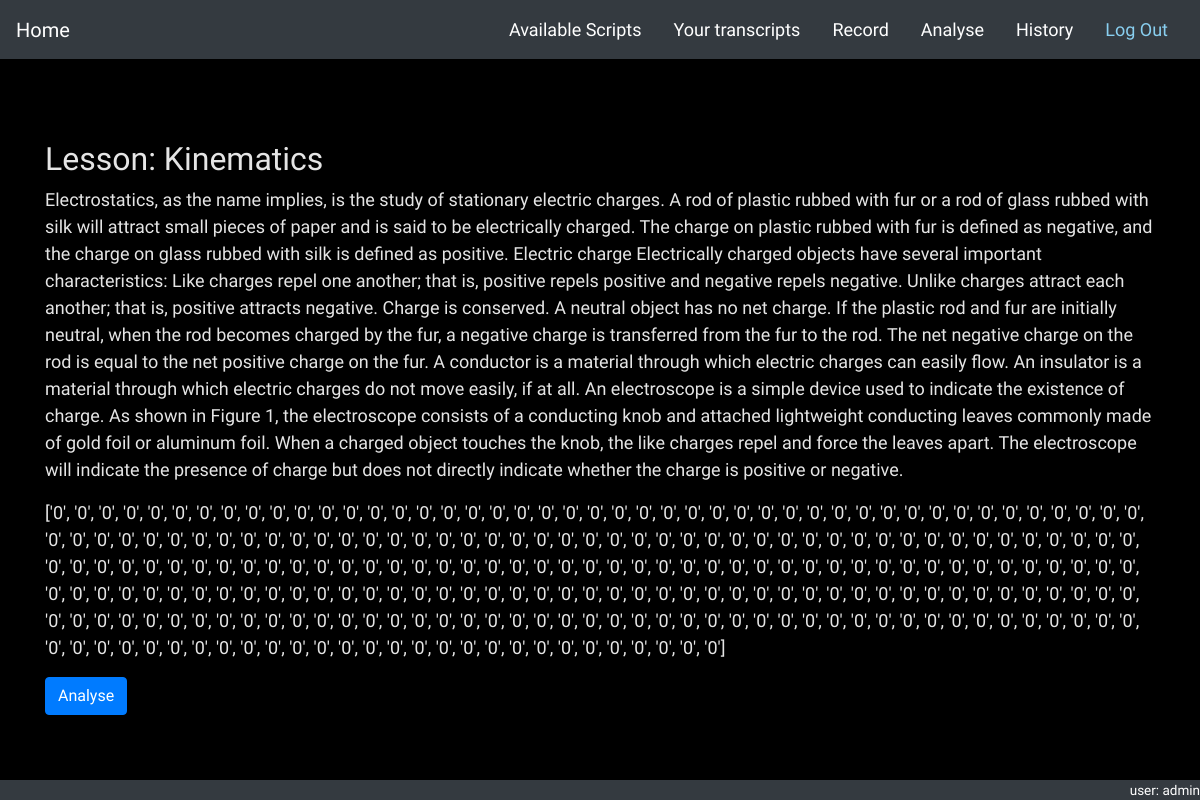
The app's page /lessons/script/6 (signed in) with its own data.
### lessons/models.py (models this page shows, shortened)
class Script(models.Model):
    topic = models.ForeignKey(Topic, on_delete=models.CASCADE, null=True)   # todo onetoonefield
    text = models.TextField()
    _flags = models.TextField(blank=True)
    def __str__(self):
        return self.topic.name
    @property
    def flags(self):
        val = self._flags.strip('][').split(', ')
        return val

class Topic(models.Model):
    name = models.CharField(max_length=50)

class CustomUser(AbstractUser):
    pass

### lessons/views.py (the view)
# urls.py: path('script/<int:pk>', views.ScriptDetailView.as_view(), name='script_analysis'),
class ScriptDetailView(LoginRequiredMixin, DetailView):
    model = Script
    template_name = 'script_detail.html'
    def get_context_data(self, **kwargs):
        context = super().get_context_data(**kwargs)
        user = self.request.user if self.request.user.is_authenticated else None
        context['user'] = user
        return context

### lessons/templates/script_detail.html (shortened to what this page needs)
{% extends 'base_generic.html' %}
{% load static %}
{% block content %}
<br>
<br>
<br>
<div class="container">
    <h2>Lesson: {{ script }}</h2>
    <p> {{script.text}} </p>
    <p> {{ script.flags }}</p>
    <button class="btn btn-primary">Analyse</button>
</div>
{% endblock %}

### lessons/templates/base_generic.html (shortened to what this page needs)
<!DOCTYPE html>
{% load static %}
<html lang="en">
<head>
    <link rel="stylesheet" href="https://stackpath.bootstrapcdn.com/bootstrap/4.5.0/css/bootstrap.min.css">
    <link rel="stylesheet" href="{% static 'css/master.css' %}">
</head>
<body data-spy="scroll" data-target="#navbar">
<nav id="navbar" class="navbar sticky-top navbar-dark bg-dark">
    <a class="navbar-brand" href="{% url 'index' %}">Home</a>
    <ul class="nav nav-pills">
        <li class="nav-item">
            <a class="nav-link" style="color: white;" href="{% url 'script_list' %}">Available Scripts</a>
        </li>
        <li class="nav-item active">
            <a class="nav-link" style="color: white;" href="{% url 'transcript_list' %}">Your transcripts</a>
        </li>
        <li class="nav-item">
            <a class="nav-link" style="color: white;" href="{% url 'record' %}">Record</a>
        </li>
        <li class="nav-item">
            <a class="nav-link" style="color: white;" href="{% url 'analyse' %}">Analyse</a>
        </li>
        <li class="nav-item">
            <a class="nav-link" style="color: white;" href="{% url 'analyse_list' %}">History</a>
        </li>
        <li>
            <a class="nav-link" style="color: #89CFF0;" href="{% url 'logout' %}">Log Out</a>
        </li>
    </ul>
</nav>
{% block content %}
{% endblock %}
<div id="footer" style="
        position: fixed;
        bottom:0px;
        left: 0;
        right: 0;
        height: 1.5em;
        text-align: right;
        background-color: #343a40;
        color: white;
        font-size: 0.75em;">
    <p>user: {{user}}</p>
</div>
</body>
</html>

### lessons/templates/base_generic.html (style rules this page uses)
body { background-color: black; color: #E5E5E5; font-family: 'Abel', sans-serif; font-size: large; }

### records on screen
Script: topic.name "Kinematics", text "Electrostatics, as the name implies, is the study of stationary electric charges. A rod of plastic rubbed with fur or a rod of glass rubbed with silk will attract small pieces of paper and is said to be electrically charged. The charge on plastic rubbed with fur is defined as negative, and the charge on glass rubbed with silk is defined as positive. Electric charge Electrically charged objects have several important characteristics: Like charges repel one another; that is, positive repels positive and negative repels negative. Unlike charges attract each another; that is, positive attracts negative. Charge is conserved. A neutral object has no net charge. If the plastic rod and fur are…", flags "['0', '0', '0', '0', '0', '0', '0', '0', '0', '0', '0', '0', '0', '0', '0', '0', '0', '0', '0', '0', '0', '0', '0', '0', '0', '0', '0', '0', '0', '0', '0', '0', '0', '0', '0', '0', '0', '0', '0', '0', '0', '0', '0', '0', '0', '0', '0', '0', '0', '0', '0', '0', '0', '0', '0', '0', '0', '0', '0', '0', '0', '0', '0', '0', '0', '0', '0', '0', '0', '0', '0', '0', '0', '0', '0', '0', '0', '0', '0', '0', '0', '0', '0', '0', '0', '0', '0', '0', '0', '0', '0', '0', '0', '0', '0', '0', '0', '0', '0', '0', '0', '0', '0', '0', '0', '0', '0', '0', '0', '0', '0', '0', '0', '0', '0', '0', '0', '0', '0', '0', '0', '0', '0', '0', '0', '0', '0', '0', '0', '0', '0', '0', '0', '0', '0', '0', '0', '0', '0',…"
CustomUser: username "admin"
